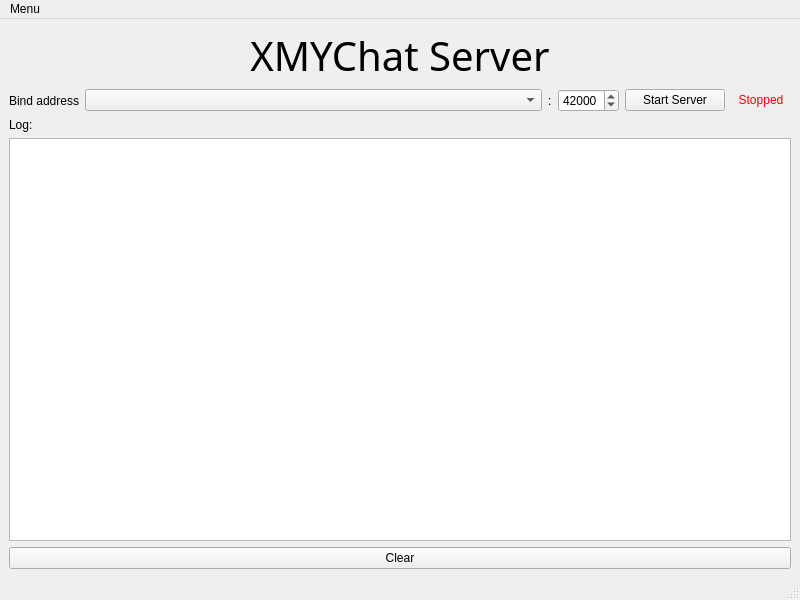
<?xml version="1.0" encoding="UTF-8"?>
<ui version="4.0">
 <class>StartWindow</class>
 <widget class="QMainWindow" name="StartWindow">
  <property name="geometry">
   <rect>
    <x>0</x>
    <y>0</y>
    <width>800</width>
    <height>600</height>
   </rect>
  </property>
  <property name="windowTitle">
   <string>XMYChat Server</string>
  </property>
  <widget class="QWidget" name="centralwidget">
   <layout class="QVBoxLayout" name="verticalLayout_2">
    <item>
     <widget class="QLabel" name="label_title">
      <property name="font">
       <font>
        <family>微软雅黑</family>
        <pointsize>30</pointsize>
       </font>
      </property>
      <property name="text">
       <string>XMYChat Server</string>
      </property>
      <property name="alignment">
       <set>Qt::AlignCenter</set>
      </property>
     </widget>
    </item>
    <item>
     <layout class="QHBoxLayout" name="horizontalLayout_3">
      <item>
       <layout class="QHBoxLayout" name="horizontalLayout">
        <item>
         <widget class="QLabel" name="label_bindAddress">
          <property name="text">
           <string>Bind address</string>
          </property>
         </widget>
        </item>
        <item>
         <widget class="QComboBox" name="comboBox_ip">
          <property name="sizePolicy">
           <sizepolicy hsizetype="Expanding" vsizetype="Fixed">
            <horstretch>0</horstretch>
            <verstretch>0</verstretch>
           </sizepolicy>
          </property>
          <property name="minimumSize">
           <size>
            <width>400</width>
            <height>0</height>
           </size>
          </property>
          <property name="maximumSize">
           <size>
            <width>16777215</width>
            <height>16777215</height>
           </size>
          </property>
         </widget>
        </item>
        <item>
         <widget class="QLabel" name="label_colon">
          <property name="sizePolicy">
           <sizepolicy hsizetype="Minimum" vsizetype="Preferred">
            <horstretch>0</horstretch>
            <verstretch>0</verstretch>
           </sizepolicy>
          </property>
          <property name="text">
           <string>:</string>
          </property>
         </widget>
        </item>
        <item>
         <widget class="QSpinBox" name="spinBox_port">
          <property name="minimumSize">
           <size>
            <width>60</width>
            <height>0</height>
           </size>
          </property>
          <property name="maximumSize">
           <size>
            <width>16777215</width>
            <height>16777215</height>
           </size>
          </property>
          <property name="maximum">
           <number>65535</number>
          </property>
          <property name="value">
           <number>42000</number>
          </property>
         </widget>
        </item>
       </layout>
      </item>
      <item>
       <layout class="QHBoxLayout" name="horizontalLayout_2">
        <item>
         <widget class="QPushButton" name="pushButton_start">
          <property name="sizePolicy">
           <sizepolicy hsizetype="Fixed" vsizetype="Fixed">
            <horstretch>0</horstretch>
            <verstretch>0</verstretch>
           </sizepolicy>
          </property>
          <property name="minimumSize">
           <size>
            <width>100</width>
            <height>0</height>
           </size>
          </property>
          <property name="maximumSize">
           <size>
            <width>100</width>
            <height>16777215</height>
           </size>
          </property>
          <property name="text">
           <string>Start Server</string>
          </property>
         </widget>
        </item>
        <item>
         <widget class="QLabel" name="label_status">
          <property name="sizePolicy">
           <sizepolicy hsizetype="Fixed" vsizetype="Fixed">
            <horstretch>0</horstretch>
            <verstretch>0</verstretch>
           </sizepolicy>
          </property>
          <property name="minimumSize">
           <size>
            <width>60</width>
            <height>0</height>
           </size>
          </property>
          <property name="maximumSize">
           <size>
            <width>60</width>
            <height>16777215</height>
           </size>
          </property>
          <property name="styleSheet">
           <string notr="true">color: red;</string>
          </property>
          <property name="text">
           <string>Stopped</string>
          </property>
          <property name="alignment">
           <set>Qt::AlignCenter</set>
          </property>
         </widget>
        </item>
       </layout>
      </item>
     </layout>
    </item>
    <item>
     <widget class="QLabel" name="label_log">
      <property name="text">
       <string>Log:</string>
      </property>
     </widget>
    </item>
    <item>
     <layout class="QVBoxLayout" name="verticalLayout">
      <item>
       <widget class="QListWidget" name="listWidget_logShow"/>
      </item>
      <item>
       <widget class="QPushButton" name="pushButton">
        <property name="text">
         <string>Clear</string>
        </property>
       </widget>
      </item>
     </layout>
    </item>
   </layout>
  </widget>
  <widget class="QMenuBar" name="menubar">
   <property name="geometry">
    <rect>
     <x>0</x>
     <y>0</y>
     <width>800</width>
     <height>23</height>
    </rect>
   </property>
   <widget class="QMenu" name="menuMenu">
    <property name="title">
     <string>Menu</string>
    </property>
    <addaction name="actionRefresh_IP"/>
   </widget>
   <addaction name="menuMenu"/>
  </widget>
  <widget class="QStatusBar" name="statusbar"/>
  <action name="actionRefresh_IP">
   <property name="text">
    <string>Refresh IP</string>
   </property>
  </action>
 </widget>
 <resources/>
 <connections/>
</ui>
